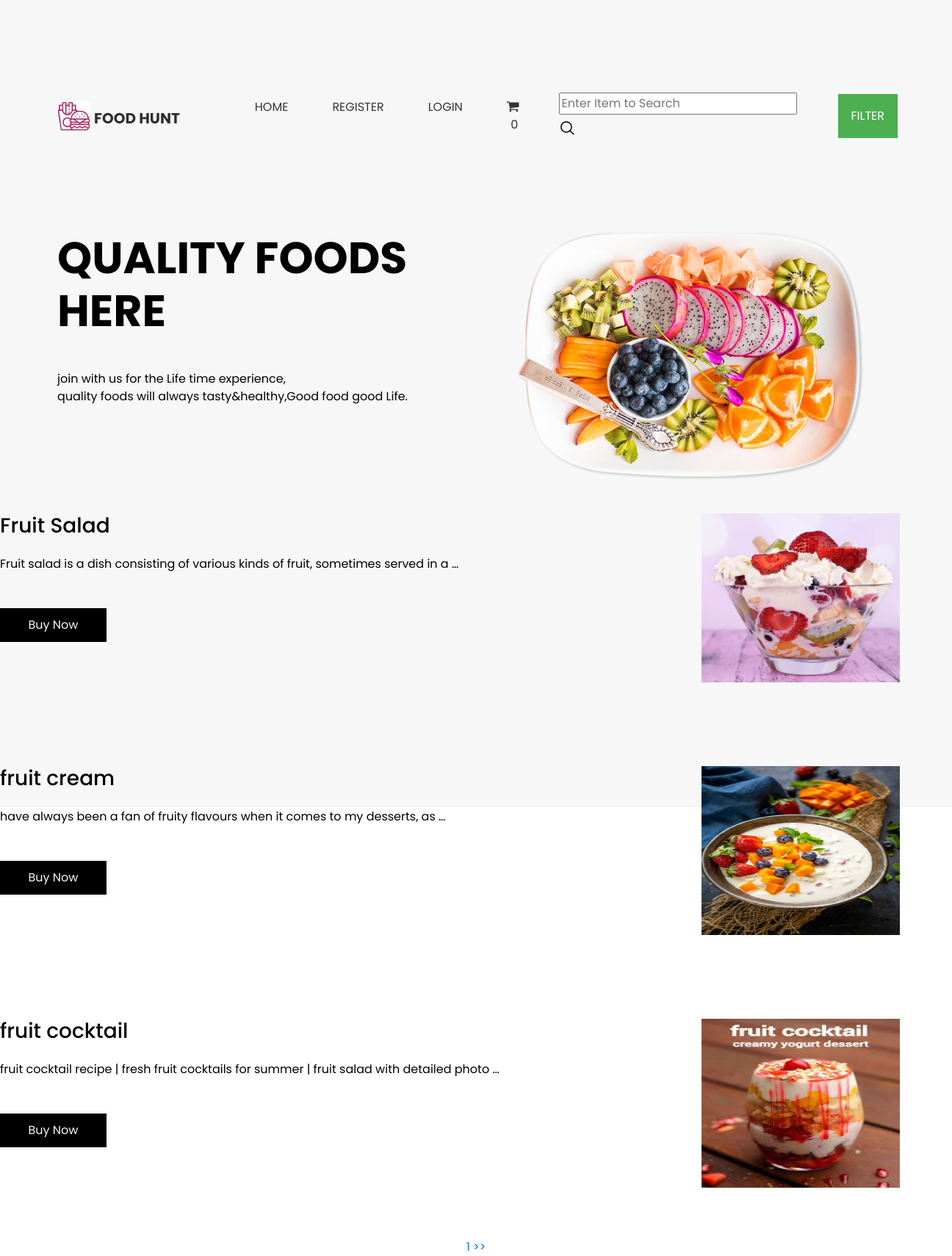
The app's page /fruits-recieps/ with its own data.
### shop/models.py (models this page shows, shortened)
class product(models.Model):
    name=models.CharField(max_length=250,unique=True)
    slug=models.SlugField(max_length=250,unique=True)
    img=models.ImageField(upload_to='product')
    desc=models.TextField()
    stock=models.IntegerField()
    available=models.BooleanField()
    price=models.IntegerField()
    category=models.ForeignKey(categ,on_delete=models.CASCADE)
    def get_url(self):
        return reverse('details',args=[self.category.slug,self.slug])

### shop/views.py (the view)
# urls.py: 2. Add a URL to urlpatterns:  path('', views.home, name='home')
def home(request,c_slug=None):
    c_page=None
    prodt=None
    if c_slug!=None:
        c_page=get_object_or_404(categ,slug=c_slug)
        prodt=product.objects.filter(category=c_page,available=True)
    else:
        prodt=product.objects.all().filter(available=True)
    cat=categ.objects.all()
    paginator=Paginator(prodt,3)
    try:
        page=int(request.GET.get('page','1'))
    except:
        page=1
    try:
        pro=paginator.page(page)
    except(EmptyPage,InvalidPage):
        pro=paginator.page(paginator.num_pages)
    return render(request,'index.html',{'pr':prodt,'ct':cat,'pg':pro})

### cart/context_processor.py (called while the page is built)
def count(request):
    item_count=0
    if 'admin' in request.path:
        return{}
    else:
        try:
            ct=cartlist.objects.filter(cart_id=c_id(request))
            cti=iteam.objects.all().filter(cart=ct[:1])
            for c in cti:
                   item_count+=c.quantity
        except cartlist.DoesNotExist:
            item_count=0
        return dict(itc=item_count)

### cart/views.py (called while the page is built)
def c_id(request):
    ct_id=request.session.session_key
    if not ct_id:
        ct_id=request.session.create()
    return ct_id

### shop/models.py (called while the page is built)
    def get_url(self):
        return reverse('prod_cat',args=[self.slug])

### templates/index.html (shortened to what this page needs)
{% extends 'base.html' %}
{% load static %}
{% block content %}
<!DOCTYPE html>
<html>
<head>
  <link rel="stylesheet" type="text/css" href="{% static 'hm/css/bootstrap.css' %}" />
  <link href="{% static 'hm/css/style.css' %}" rel="stylesheet" />
  <link href="{% static 'hm/css/responsive.css' %}" rel="stylesheet" />
</head>
<body id="top">
  <div class="hero_area">
      <div id="carouselExampleControls" class="carousel slide" data-ride="carousel">
        <div class="carousel-inner">
          <div class="carousel-item active">
            <div class="slider_item-box">
              <div class="slider_item-container">
                <div class="container">
                  <div class="row">
                    <div class="col-md-6">
                      <div class="slider_item-detail">
                        <div>
                          <h1>QUALITY FOODS</br>
                            HERE
                          </h1>
                          <p>
                          join with us for the Life time experience,<br>
                          quality foods will always tasty&healthy,Good food
                          good  Life.
                         </p>
                        </div>
                      </div>
                    </div>
                    <div class="col-md-6">
                      <div class="slider_img-box">
                        <div>
                          <img src="{% static 'hm/images/slide-img.png' %}" alt="" class="" />
                        </div>
                      </div>
                    </div>
                  </div>
                </div>
              </div>
            </div>
          </div>
        </div>
  </div>
  {% for i in pg.object_list %}
      <div class="row layout_padding2">
        <div class="col-md-8">
          <div class="fruit_detail-box">
            <h3>
              {{i.name}}
            </h3>
            <p class="mt-4 mb-5">
             {{i.desc|truncatewords:15}}
            </p>
            <div>
              <a href={{i.get_url}} class="custom_dark-btn">
                Buy Now
              </a>
            </div>
          </div>
        </div>
        <div class="col-md-4 d-flex justify-content-center align-items-center">
          <div class="fruit_img-box d-flex justify-content-center align-items-center">
          <a href={{i.get_url}}><img src={{i.img.url}} alt="" class="" height="230px" width="270px" /></a>
          </div>
        </div>
      </div><br>
    {% endfor %}
    <center>
     {% for p in pg.paginator.page_range %}
     <a href="?page={{p}}"  {% if pg.number == p %} active {% endif %}">{{p}} >></a>
     {% endfor%}
    </center>
</body>
</html>
{% endblock %}

### static/hm/css/style.css (style rules this page uses)
body { font-family: 'Poppins', sans-serif; color: #000000; background-color: #ffffff; }
.layout_padding2 { padding: 45px 0; }
.custom_dark-btn, .custom_orange-btn { display: inline-block; padding: 10px 0; text-align: center; width: 145px; outline: none; color: #f7f7f7; border: 1px solid transparent; }
.custom_dark-btn { background-color: #000000; }
.hero_area { height: 98vh; background-color: #f7f7f7; }
a, a:hover, a:focus { text-decoration: none; }
.slider_item-box { width: 100%; height: 100%; }
.slider_item-box .container { height: 100%; }
.slider_img-box { width: 85%; margin: 0 auto; }
.slider_img-box img { width: 100%; }
.slider_item-container { display: flex; align-items: center; width: 100%; height: 100%; background-repeat: no-repeat; }
.slider_item-detail h1 { font-weight: 700; font-size: 60px; width: 95%; }
.slider_item-detail p { margin: 45px 0; }
.slider_section #carouselExampleControls, .carousel-inner, .carousel-item { height: 100%; }

### static/hm/css/responsive.css (style rules this page uses)
@media (min-width: 1200px) { .container { max-width: 1170px; } }

### records on screen
product: name "Fruit Salad", desc "Fruit salad is a dish consisting of various kinds of fruit, sometimes served in a …", img (picture)
product: name "fruit cream", desc "have always been a fan of fruity flavours when it comes to my desserts, as …", img (picture)
product: name "fruit cocktail", desc "fruit cocktail recipe | fresh fruit cocktails for summer | fruit salad with detailed photo …", img (picture)

### other values on screen
{{ itc }} "0"
{{ p }} "1"
